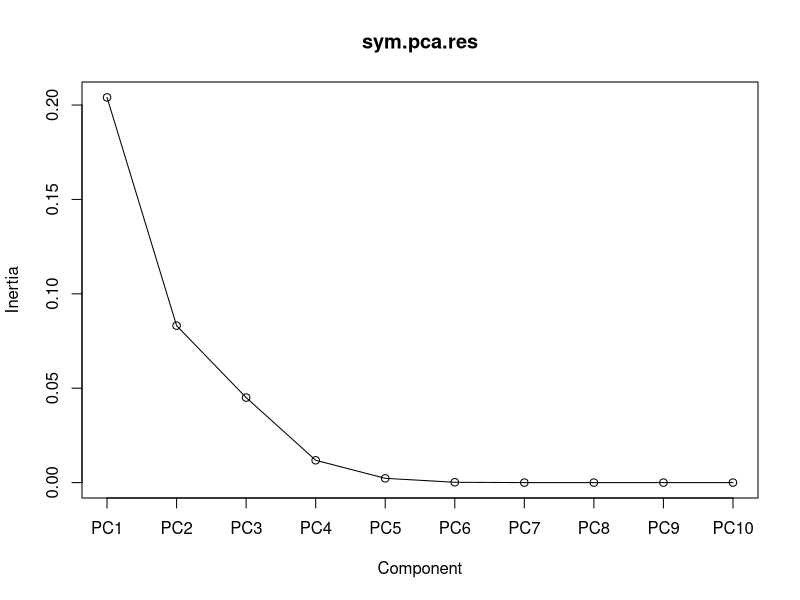
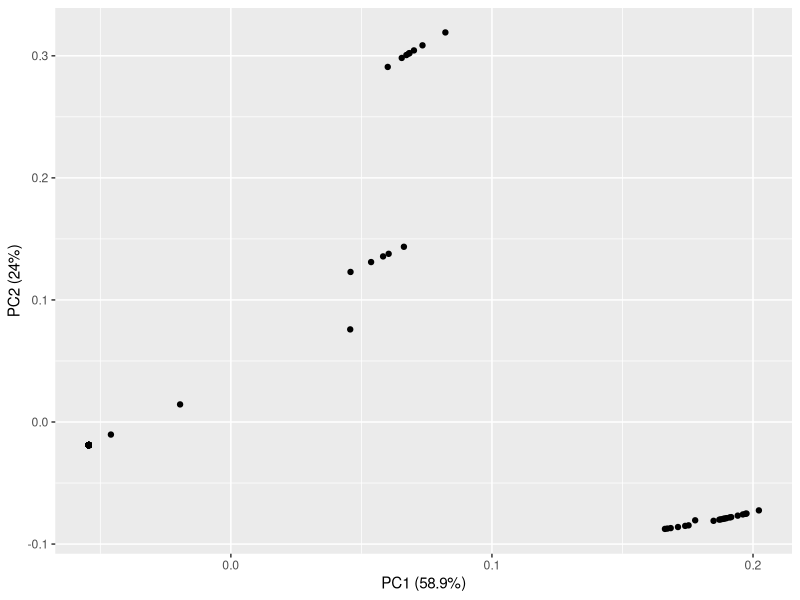
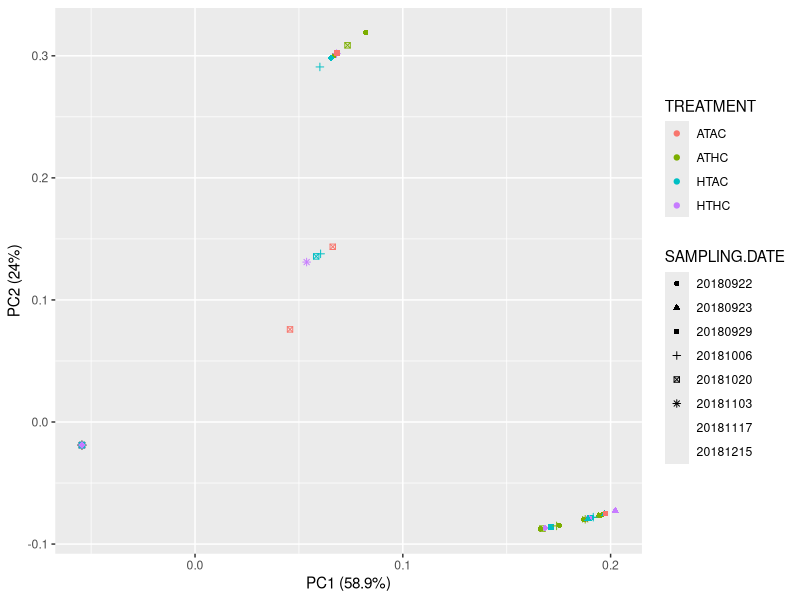
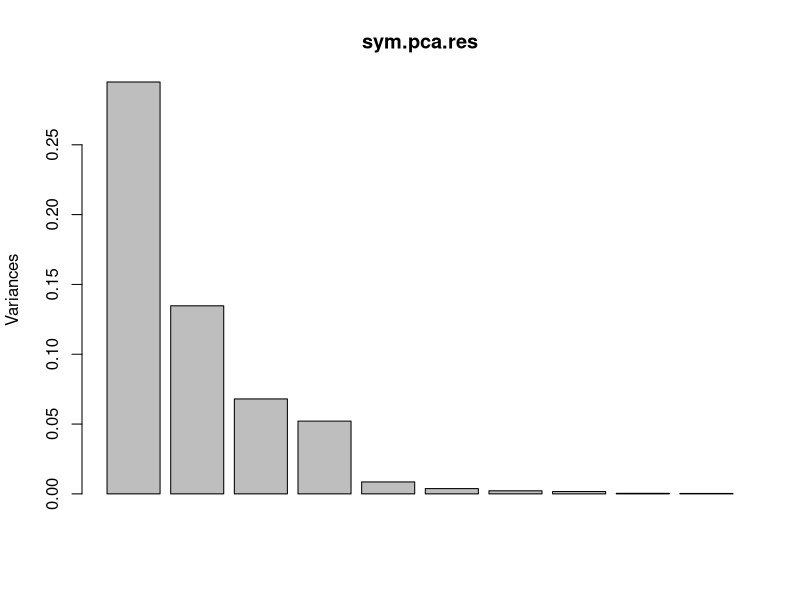
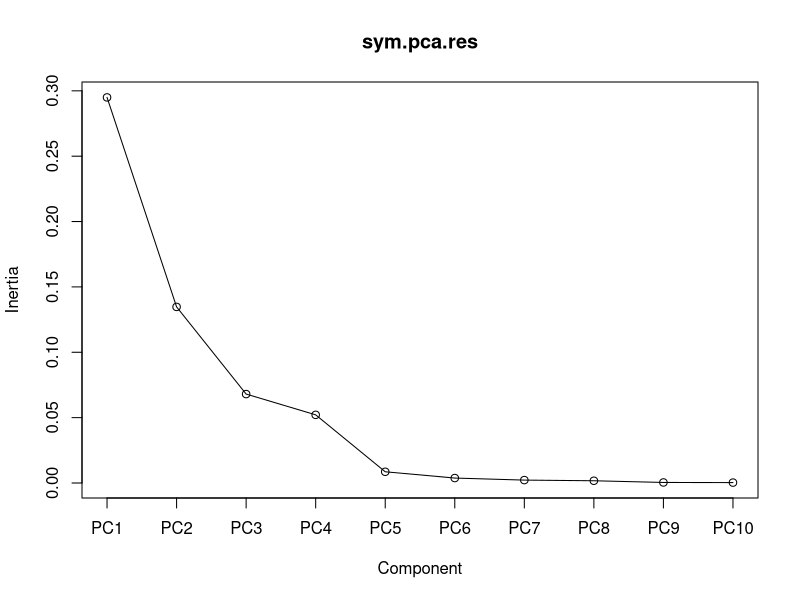
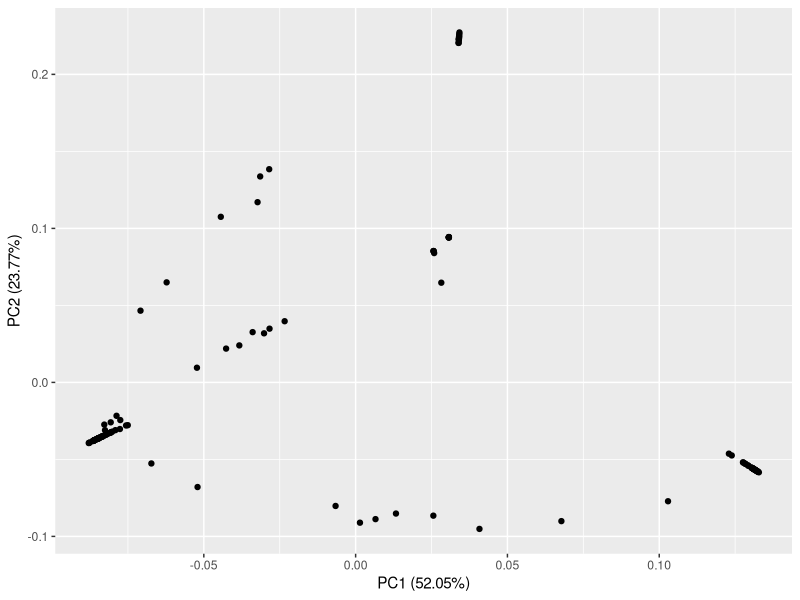
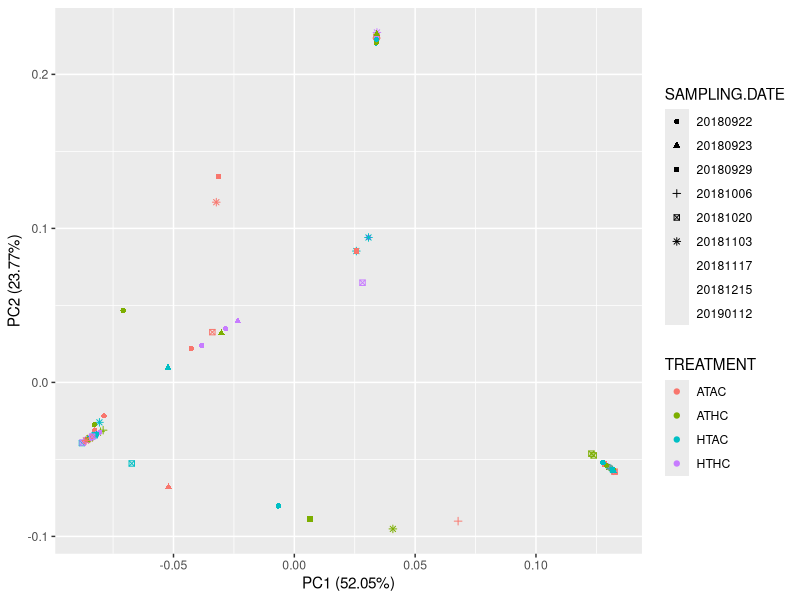

Source code (R) for these figures, in order: (Note: this script raises an error after producing the figures.)
## ---- chunk 1
knitr::opts_chunk$set(echo = TRUE, warning = FALSE, message = FALSE)

## install packages if you dont already have them
if (!require("tidyverse")) install.packages("tidyverse")
if (!require("lubridate")) install.packages("lubridate")
if (!require("vegan")) install.packages("vegan")
if (!require("ggfortify")) install.packages("ggfortify")

# load packages
library(tidyverse)
library(lubridate)
library(vegan)
library(ggfortify)

## ---- chunk 2
#read in ITS2 profile counts data generated by SymPortal
data <- read.csv("ITS2_seq/R_Input/ITS2_Profiles.csv", sep=",", header=TRUE)
rownames(data) <-data$sample_name
otumat <- as.matrix(data[,-c(1)])
#otumat <- as.matrix(t(otumat))

#read in sample metadata
meta <- read.csv("ITS2_seq/R_Input/ITS2_ids.csv", sep=",", header=TRUE)
## ---- chunk 3
#Pacuta
Pact <- merge(data, meta, by="sample_name")
Pact <- subset(Pact, Species == "Pacuta")
Pact_meta <- Pact[,15:20]
str(Pact_meta)
Pact_meta$SAMPLING.DATE <- as.factor(Pact_meta$SAMPLING.DATE)
rownames(Pact) <- Pact$sample_name
Pact <- as.matrix(Pact[,3:14])

Rel.Sym.Data <- Pact/rowSums(Pact) #calculate the Relative Abundance
N <- rowSums(Rel.Sym.Data) # calculate row sums of the relative abundnaces, should sum to 1
N #Display Row Sums, should all be 1

#Transform Relative Abundance Matrix using sqrt
Trans.Rel.Sym.Data <- sqrt(Rel.Sym.Data) #sqrt transform the matrix
Trans.Rel.Sym.Data #view data

##### PCA #####

sym.pca.res <- prcomp(Trans.Rel.Sym.Data, retx=TRUE) #principal components analysis on sym data
summary(sym.pca.res) #analysis summary

#use scree diagram to determine break in majority versus minority variation explaination components
screeplot(sym.pca.res, type="lines")

#plot the PCA
autoplot(sym.pca.res)
autoplot(sym.pca.res, data = Pact_meta, colour = 'TREATMENT', shape='SAMPLING.DATE')

## ---- chunk 4
#Mcap
Mcap <- merge(data, meta, by="sample_name")
Mcap <- subset(Mcap, Species == "Mcapitata")
Mcap_meta <- Mcap[,15:20]
str(Mcap_meta)
Mcap_meta$SAMPLING.DATE <- as.factor(Mcap_meta$SAMPLING.DATE)
rownames(Mcap) <- Mcap$sample_name
Mcap <- as.matrix(Mcap[,3:14])

Rel.Sym.Data <- Mcap/rowSums(Mcap) #calculate the Relative Abundance
N <- rowSums(Rel.Sym.Data) # calculate row sums of the relative abundnaces, should sum to 1
N #Display Row Sums, should all be 1

#Transform Relative Abundance Matrix using sqrt
Trans.Rel.Sym.Data <- sqrt(Rel.Sym.Data) #sqrt transform the matrix
Trans.Rel.Sym.Data #view data

##### PCA #####

sym.pca.res <- prcomp(Trans.Rel.Sym.Data, retx=TRUE) #principal components analysis on sym data
summary(sym.pca.res) #analysis summary
plot(sym.pca.res)

#use scree diagram to determine break in majority versus minority variation explaination components
screeplot(sym.pca.res, type="lines")

#plot the PCA
autoplot(sym.pca.res)
autoplot(sym.pca.res, data = Mcap_meta, colour = 'TREATMENT', shape='SAMPLING.DATE')
## ---- chunk 5

#All Data
Rel.data <- data/rowSums(data[,1:12])
Rel.data$sample_name <- rownames(Rel.data)
all.data <- merge(Rel.data, meta, by="sample_name")
all.data <- all.data[,-1]

Profile <- colnames(all.data[,1:12])
Profile 

df <- all.data %>%
  pivot_longer(cols = C1d.C42.2.C1.C3cg:D1.D4.D6.D1ab,
               names_to = c("Profile"),
               values_to="rel.abun")

df$TIME.POINT <- as.numeric(df$TIME.POINT)
df$group <- paste0(df$SAMPLING.DATE,sep="_",df$Rep)
str(df)

ggplot(data = df, mapping = aes(x = group, y = rel.abun, fill = Profile)) +
    geom_bar(position="fill", stat="identity") +
    facet_wrap(facets =  vars(Species, TREATMENT), ncol = 4)+
    ylab("Relative Abundance")+
    theme_classic()+
    theme(axis.text.x = element_text(size=rel(0.3),angle = 90))+
    guides(shape = guide_legend(override.aes = list(size = 0.2)))+
    guides(color = guide_legend(override.aes = list(size = 0.2)))+
    theme(legend.title = element_text(size = 6), 
               legend.text = element_text(size = 4))

ggsave("Output/rel.abund.its2.pdf")
ggsave("Output/rel.abund.its2.png")

## ---- chunk 6
## PERMANOVA
#MCAP
Mcap <- all.data %>%
  filter(Species == "Mcapitata")

MC.mat <- Mcap[,1:12]
MC.info <- Mcap[,13:19]

MC.permanova <- adonis(MC.mat ~ TREATMENT*TIME.POINT, data=MC.info, method = "bray", permutations=999)
MC.permanova


Pact <- all.data %>%
  filter(Species == "Pacuta")

PA.mat <- Pact[,1:12]
PA.info <- Pact[,13:19]

PA.permanova <- adonis(PA.mat ~ TREATMENT*TIME.POINT, data=PA.info, method = "bray", permutations=999)
PA.permanova
